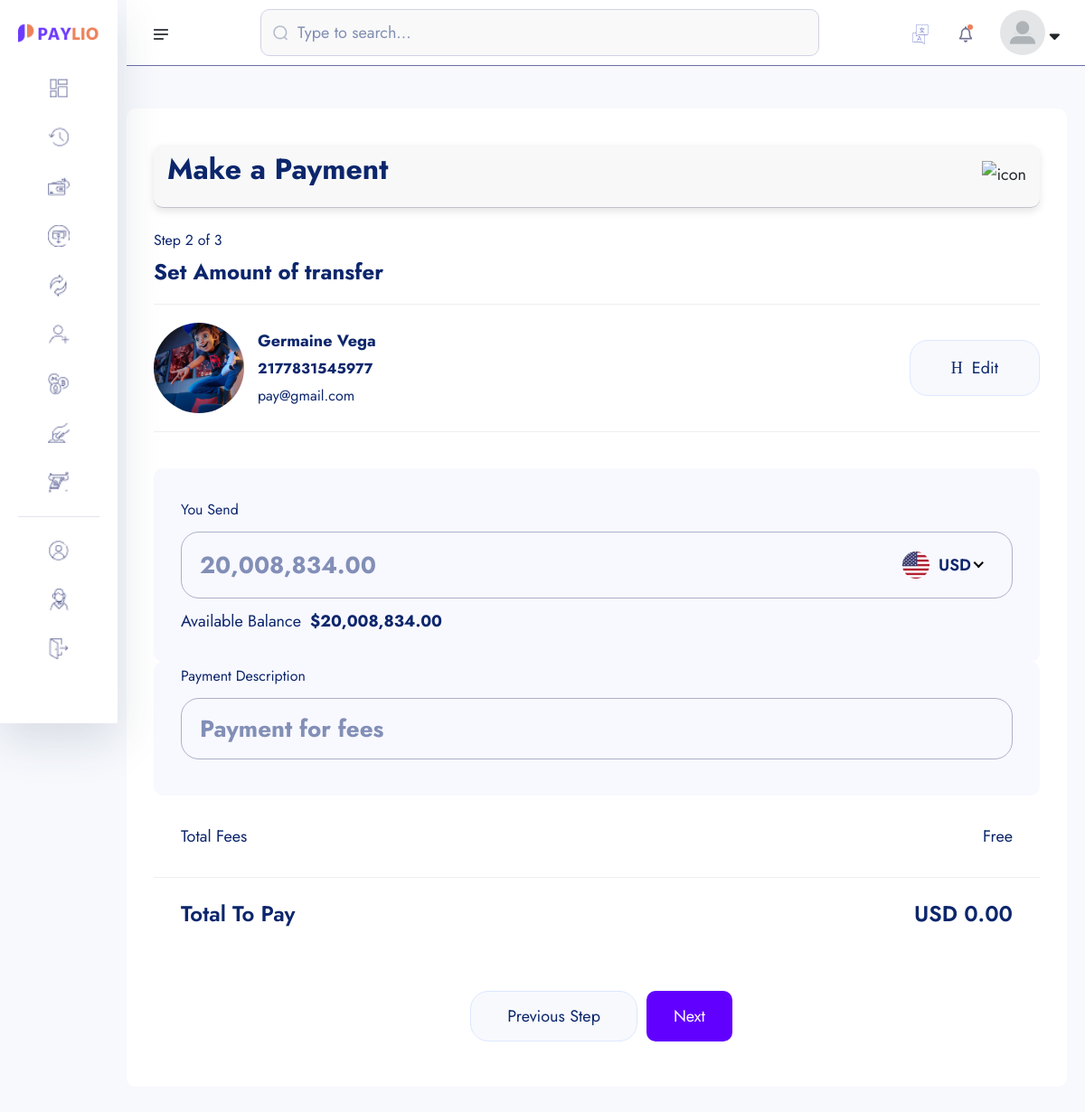
The page /amount-transfer/2177831545977/ (signed in) on the database as committed earlier.
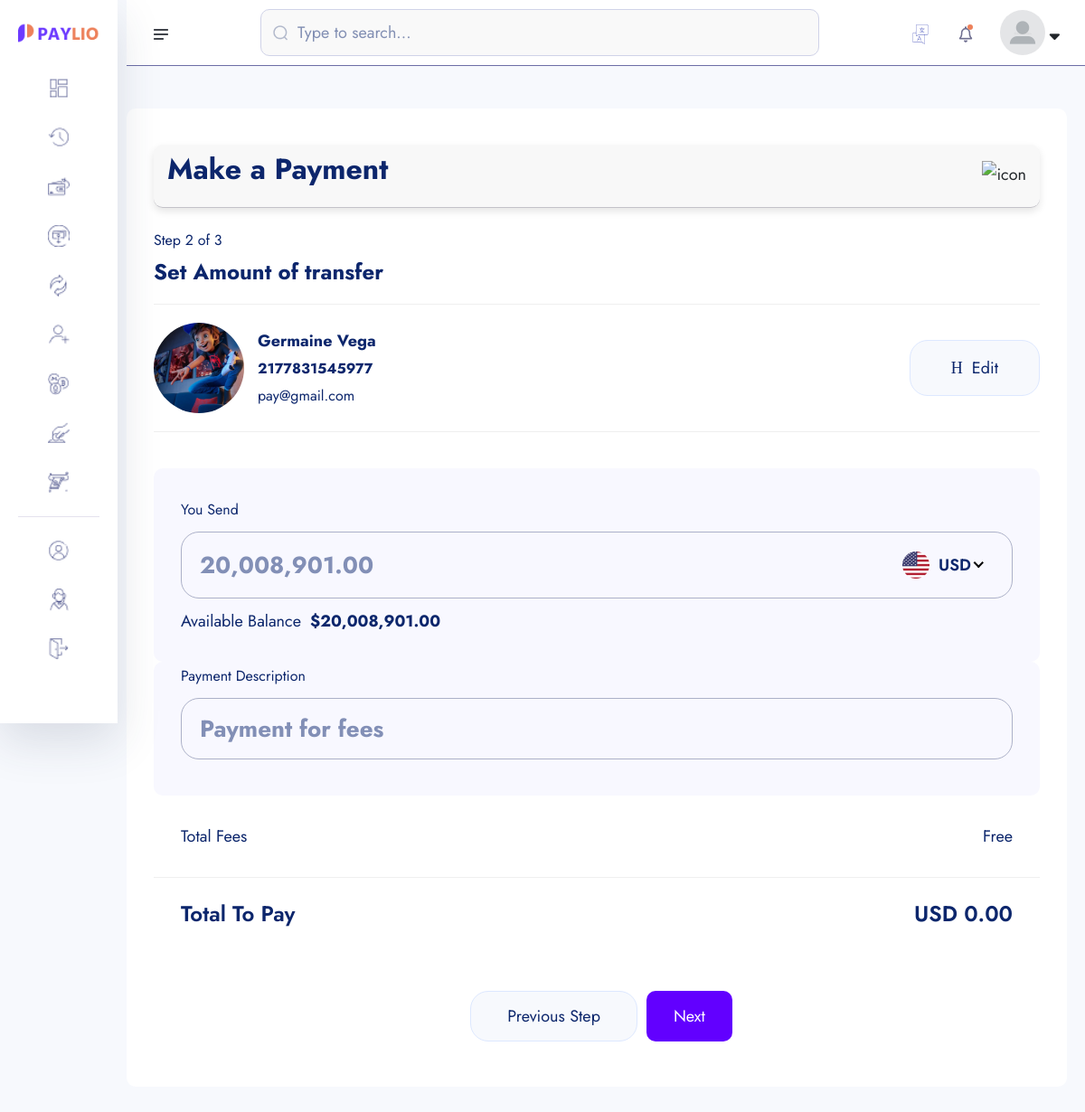
The same page on the database as committed later.
### userauths/models.py (models this page shows, shortened)
class User(AbstractUser):
    username = models.CharField(max_length=255)
    email = models.EmailField(unique=True)
    is_staff = models.BooleanField(default=False)
    is_superuser = models.BooleanField(default=False)
    USERNAME_FIELD = "email"
    REQUIRED_FIELDS = ['username']

### account/models.py (models this page shows, shortened)
class Account(models.Model):
    id = models.UUIDField(primary_key=True, unique=True, default=uuid.uuid4, editable=False)
    user =  models.OneToOneField(User, on_delete=models.CASCADE)
    account_balance = models.DecimalField(max_digits=12, decimal_places=2, default=0.00)
    account_number = ShortUUIDField(unique=True,length=10, max_length=25, prefix="217", alphabet="1234567890")
    account_id = ShortUUIDField(unique=True,length=7, max_length=25, prefix="DEX", alphabet="1234567890")
    pin_number = ShortUUIDField(unique=True,length=4, max_length=7, alphabet="1234567890") #2737
    red_code = ShortUUIDField(unique=True,length=10, max_length=20, alphabet="abcdefgh1234567890")
    account_status = models.CharField(max_length=100, choices=ACCOUNT_STATUS, default="in-active")
    date = models.DateTimeField(auto_now_add=True)
    kyc_submitted = models.BooleanField(default=False)
    kyc_confirmed = models.BooleanField(default=False)
    recommended_by = models.ForeignKey(User, on_delete=models.DO_NOTHING, blank=True, null=True, related_name="recommended_by")
    review = models.CharField(max_length=100, null=True, blank=True, default="Review")
    class Meta:
        ordering = ['-date']

### core/transfer.py (the view)
# urls.py: path('amount-transfer/<account_number>/', transfer.amount_transfer, name='amount-transfer'),
def amount_transfer(request, account_number):
    try:
        account = Account.objects.get(account_number=account_number)
    except:
        messages.warning(request, "Account dosen't exist")
        return redirect("core:search-account")
    context = {
        "account": account,
    }
    return render(request, "transfer/amount_transfer.html", context)

### core/templates/transfer/amount_transfer.html (shortened to what this page needs)
{% extends "auth_base.html" %}
{% load static %}
{% load humanize %}
{% block content %}
    <section class="dashboard-section body-collapse pay step step-2">
        <div class="overlay pt-120">
            <div class="container-fruid">
                <div class="main-content">
                    <div class="head-area d-flex align-items-center justify-content-between">
                        <h4>Make a Payment</h4>
                        <div class="icon-area">
                            <img src="{% static 'assets1/images/icon/support-icon.png' %}" alt="icon">
                        </div>
                    </div>
                    <div class="choose-recipient">
                        <div class="step-area">
                            <span class="mdr">Step 2 of 3</span>
                            <h5>Set Amount of transfer</h5>
                        </div>
                        <div class="user-select">
                            <div class="single-user">
                                <div class="left d-flex align-items-center">
                                    <div class="img-area">
                                    <img src="{{ account.user.kyc.image.url }}" style="width: 100px; height: 100px; border-radius: 50%; object-fit: cover;"  alt="image">
                                </div>
                                <div class="text-area">
                                    <p>{{ account.user.kyc.full_name|title }}</p>
                                    <span class="mdr"><b>{{ account.account_number }}</b></span> <br>
                                    <span class="mdr">{{ account.user.email }}</span>
                                </div>
                                </div>
                                <div class="right">
                                    <a href="{% url 'core:search-account' %}">
                                        <i class="icon-h-edit"></i>
                                        Edit
                                    </a>
                                </div>
                            </div>
                        </div>
                    </div>
                    <form action="{% url 'core:amount-transfer-process' account.account_number %}" method="POST">
                        <div class="send-banance">
                            <span class="mdr">You Send</span>
                            <div class="input-area">
                                <input class="xxlr" onkeyup="CalculateBalance()" placeholder="{{ request.user.account.account_balance|intcomma }}" type="number" name='amount_send' id="amount_send">
                            </div>
                            <p>Available Balance<b>${{ request.user.account.account_balance|intcomma }}</b></p>
                        </div>
                        <div class="send-banance pt-0 mt-0">
                            <span class="mdr">Payment Description</span>
                            <div class="input-area">
                                <input class="xxlr" onkeyup="CalculateBalance()" placeholder="Payment for fees" type="text" name="description">
                            </div>
                        </div>
                        <ul class="total-fees">
                            <li>Total Fees</li>
                            <li>Free</li>
                        </ul>
                        <ul class="total-fees pay">
                            <li>
                                <h5>Total To Pay</h5>
                            </li>
                            <li>
                                <h5 id="total-to-pay">USD 0.00</h5>
                            </li>
                        </ul>
                        <div class="footer-area mt-40">
                            <a href="pay-step-1.html">Previous Step</a>
                            <button type="submit" style="padding: 10px 30px; border-radius: 10px; background: rgb(98, 0, 255); color: #fff;" class="active">Next</button>
                        </div>
                    </form>
                </div>
            </div>
        </div>
    </section>
{% endblock content %}

Rows that differ between the two databases and show on the page:
changed through a linked row, User: amount_send "20,008,834.00" → "20,008,901.00"; user.account.account_balance "20,008,834.00" → "20,008,901.00"
